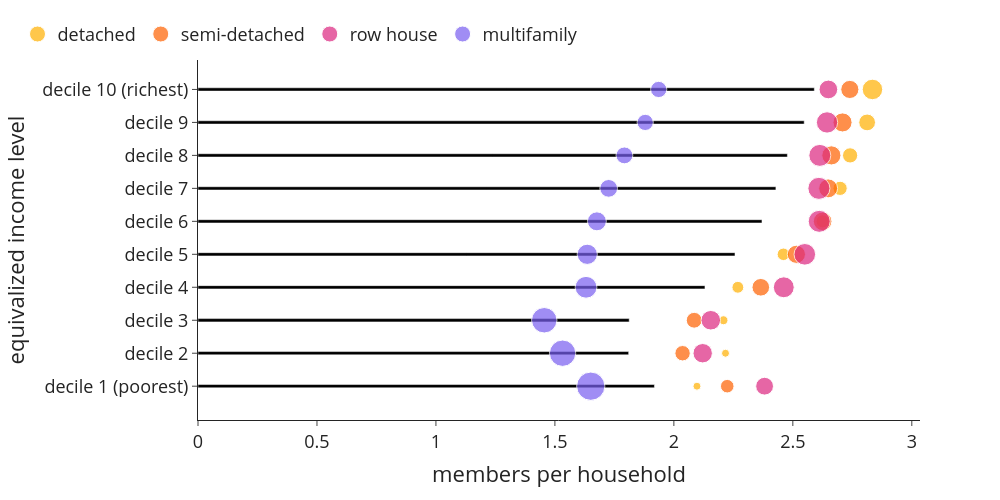

The notebook cell this image was saved under:
### Code cell
bubblechart(use['n_hhdmem'+year], use['n_hhd'], use['n_hhd'], 0, 1, 'members per household', 'equivalized income level','cap_per_hhd_inc_type')

### Figure 1 — Plotly figure (JSON) as saved in the notebook; plotly's stock layout.template omitted (floating-point values rounded to 4 significant figures)
{"data": [{"alignmentgroup": "True", "hovertemplate": "members per household=%{x}<br>equivalized income level=%{y}<extra></extra>", "legendgroup": "", "marker": {"color": "#000000", "pattern": {"shape": ""}}, "name": "", "offsetgroup": "", "orientation": "h", "showlegend": false, "textposition": "auto", "type": "bar", "x": [1.918, 1.81, 1.812, 2.131, 2.257, 2.37, 2.429, 2.477, 2.548, 2.59], "xaxis": "x", "y": ["decile 1 (poorest)", "decile 2", "decile 3", "decile 4", "decile 5", "decile 6", "decile 7", "decile 8", "decile 9", "decile 10 (richest)"], "yaxis": "y"}, {"legendrank": 0, "marker": {"color": "#ffb000", "size": [32395, 27950, 41945, 72940, 81585, 90300, 104820, 120430, 145785, 218345], "sizemin": 4, "sizemode": "area", "sizeref": 1041.0}, "mode": "markers", "name": "detached", "showlegend": true, "type": "scatter", "x": [2.097, 2.217, 2.208, 2.269, 2.46, 2.625, 2.699, 2.741, 2.812, 2.835], "y": ["decile 1 (poorest)", "decile 2", "decile 3", "decile 4", "decile 5", "decile 6", "decile 7", "decile 8", "decile 9", "decile 10 (richest)"]}, {"legendrank": 1, "marker": {"color": "#fe6100", "size": [95435, 123450, 130370, 162075, 172470, 180210, 186820, 190580, 189560, 171500], "sizemin": 4, "sizemode": "area", "sizeref": 1041.0}, "mode": "markers", "name": "semi-detached", "showlegend": true, "type": "scatter", "x": [2.224, 2.037, 2.085, 2.365, 2.515, 2.625, 2.648, 2.662, 2.709, 2.74], "y": ["decile 1 (poorest)", "decile 2", "decile 3", "decile 4", "decile 5", "decile 6", "decile 7", "decile 8", "decile 9", "decile 10 (richest)"]}, {"legendrank": 2, "marker": {"color": "#dc267f", "size": [164970, 195995, 199015, 227065, 242180, 251775, 253330, 250285, 236150, 182020], "sizemin": 4, "sizemode": "area", "sizeref": 1041.0}, "mode": "markers", "name": "row house", "showlegend": true, "type": "scatter", "x": [2.381, 2.121, 2.155, 2.462, 2.55, 2.611, 2.61, 2.613, 2.644, 2.649], "y": ["decile 1 (poorest)", "decile 2", "decile 3", "decile 4", "decile 5", "decile 6", "decile 7", "decile 8", "decile 9", "decile 10 (richest)"]}, {"legendrank": 3, "marker": {"color": "#785ef0", "size": [416250, 361300, 337500, 246790, 212830, 186680, 163815, 147600, 137350, 137080], "sizemin": 4, "sizemode": "area", "sizeref": 1041.0}, "mode": "markers", "name": "multifamily", "showlegend": true, "type": "scatter", "x": [1.651, 1.532, 1.455, 1.631, 1.636, 1.676, 1.726, 1.792, 1.88, 1.936], "y": ["decile 1 (poorest)", "decile 2", "decile 3", "decile 4", "decile 5", "decile 6", "decile 7", "decile 8", "decile 9", "decile 10 (richest)"]}], "layout": {"bargap": 0.9, "barmode": "relative", "font": {"size": 18}, "height": 500, "legend": {"orientation": "h", "tracegroupgap": 0, "x": -0.25, "xanchor": "left", "y": 1.02, "yanchor": "bottom"}, "margin": {"t": 60}, "width": 1000, "xaxis": {"anchor": "y", "domain": [0, 1], "title": {"text": "members per household"}}, "yaxis": {"anchor": "x", "domain": [0, 1], "title": {"text": "equivalized income level"}}}}
